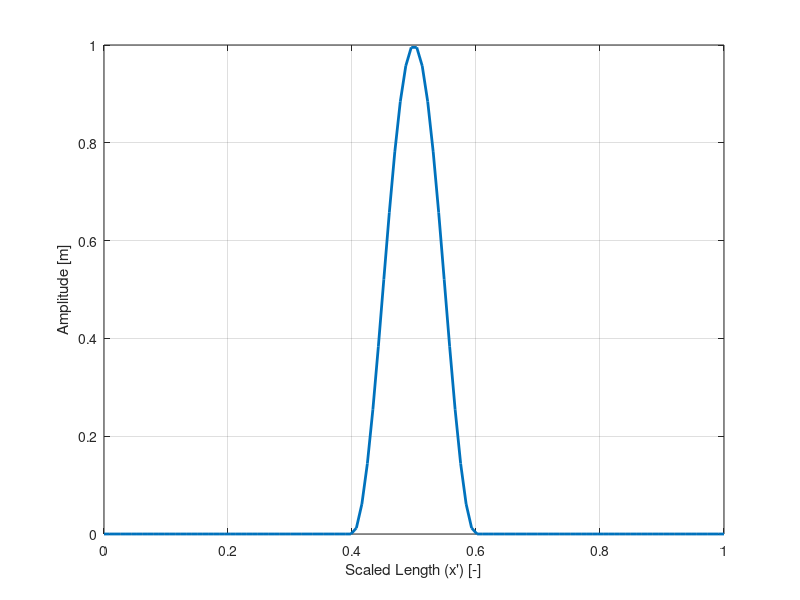

Recreate this plot in MATLAB. (Note: this script raises an error after producing the figure.)
clc;
clear all;
close all;

pathSave = cd;
pathSave = fullfile(pathSave, '..\Figures_Report');
saveFigs = 0;


fs = 41000;
k = 1/fs;

L = 1; % It is the scaled case so always keep at 1 ! 

dur = 3;
NF = floor(dur*fs);
t = [0:1:NF-1].*k;

K = 1;

% theta = 0.52;
theta = 0.7;
% theta = 1;



h = sqrt((2*K*k)/sqrt(2*theta-1));
N = floor(L/h);
h = L/N;


x = linspace(0,1,N+1);

% create raised cosine
ctr = 0.5; wid = 0.2; % center location/width of excitation
xax = x.';
ind = sign(max(-(xax-ctr-wid/2).*(xax-ctr+wid/2),0));
rc = 0.5*ind.*(1+cos(2*pi*(xax-ctr)/wid));


figure(1);
plot(x,rc,'linewidth',2)
xlabel('Scaled Length (x'') [-]')
ylabel('Amplitude [m]')
grid on
if saveFigs
    saveas(figure(1),fullfile(pathSave,'ideal_bar_raised_cos_excitation.png'))
end


Dxxxx = (1/h^4).*toeplitz([6 -4 1 zeros(1,N-3)]);
Mx = (1/2).*toeplitz([0 1 zeros(1,N-2)],[0 1 zeros(1,N-2)]);

A = sparse((1/k^2).*(Mx-Mx.*theta+theta.*eye(N))); 
B = sparse((1/k^2).*(Dxxxx.*K^2.*k^2 + 2.*Mx.*theta - 2.*Mx - 2.*theta.*eye(N)));
C = sparse((1/k^2).*((Mx-Mx.*theta+theta.*eye(N)))); 

rp = [0.4]; % positions of readout(0-1)
rp_int = floor(N*rp); % rounded grid index for readout


% % initialize grid functions and output
u0 = 1; v0 = 0;
uPrev = rc.*u0;
u = (u0+k*v0).*rc; % same as uPrev but with some velocity ! 
uNext = zeros(N,1);
out = zeros(NF,1);
out2 = zeros(NF,1);

legendStr = {};
for n=1:NF

    uNext = A\(-B*u-C*uPrev);

    uNext(1) = 0;
    uNext(2) = 0;
    uNext(end) = 0;
    uNext(end-1) = 0;

    if ismember(n,[1,324,688,1000])
    
        figure(1234);
        plot(x,uNext,'linewidth',2)
        hold all
        legendStr = cat(1,legendStr,['u at time step ',num2str(n-1)]);
        grid on
        ylim([-1,1]) 
        xlabel('Scaled Length (x'') [-]')
        ylabel('Amplitude [m]')    
    end
    
%     out(n,:) = (1-rp_frac).*uNext(rp_int)'+rp_frac.*uNext(rp_int+1)'; % readout
    out(n,:) = uNext(rp_int); % readout
    
    
    uPrev = u;
    u = uNext;
end

limsy=get(gca,'YLim');

figure(1234);
plot([x(rp_int),x(rp_int)],limsy,'k-','linewidth',0.5)
legendStr = cat(1,legendStr,['Output location']);

legend(legendStr);
if saveFigs
    saveas(figure(1234),fullfile(pathSave,'ideal_bar_implicit_theta_0p7_displacement.png'))
end

figure(2);
subplot(2,1,1)
plot(t,out,'linewidth',2)
grid on
hold all
xlabel('Time [s]')
ylabel('Amplitude [m]')
ylim([-0.6,0.6])
subplot(2,1,2)
plot(t,out,'linewidth',2)
grid on
hold all
xlabel('Time [s]')
ylabel('Amplitude [m]')
xlim([0.2,0.3]);
ylim([-0.6,0.6]);
xlabel('Time [s]')
ylabel('Amplitude [m]')
title('Zoomed time interval')
if saveFigs
    saveas(figure(2),fullfile(pathSave,'ideal_bar_implicit_theta_0p7_vs_theta_1_output.png'))
end

f = [0:fs/NF:fs-fs/NF];

psdest = 1/(length(out)*fs)*abs(fft(out)).^2;

figure(123);
plot(f,20.*log10(abs(fft(out))),'linewidth',2)
xlabel('Frequency [Hz]');
ylabel('Magnitude [dB]');
xlim([0,fs/2])
set(gca,'xscale','log')
grid on
hold all
if saveFigs
    saveas(figure(123),fullfile(pathSave,'ideal_bar_implicit_theta_0p7_vs_theta_1_output_spectrum.png'))
end

% % soundsc(out,fs)

audiowrite(['ideal_bar_implicit_theta_1.wav'],out,fs)

